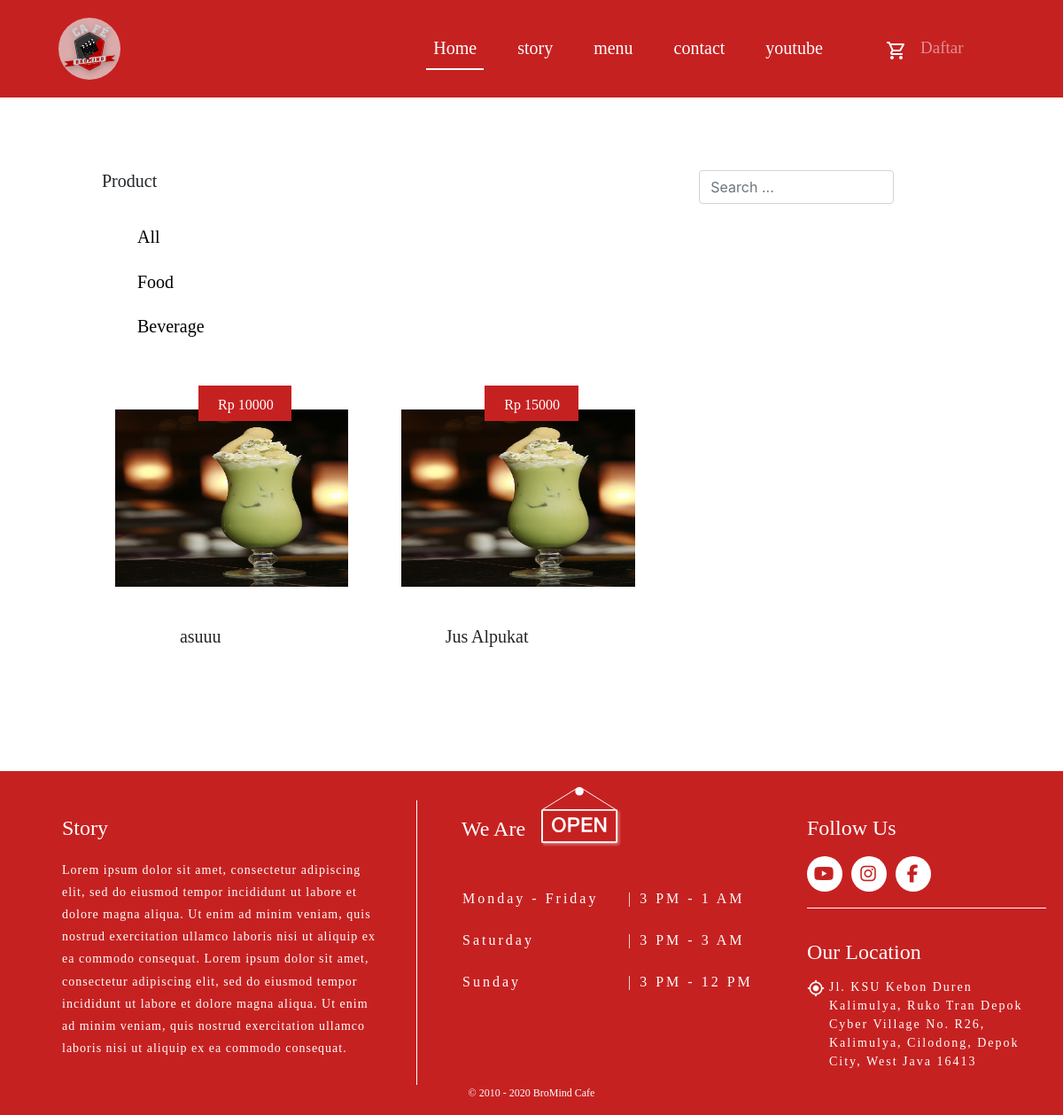
Page /index.php/landing_page/menu on the committed database.
### tables this page shows
CREATE TABLE `page` (
  `no` int(10) NOT NULL,
  `link` varchar(20) DEFAULT NULL,
  `id` varchar(50) DEFAULT NULL
);

CREATE TABLE `product` (
  `product_id` varchar(6) NOT NULL,
  `product_name` varchar(40) DEFAULT NULL,
  `product_type` varchar(20) NOT NULL,
  `description` varchar(30) DEFAULT NULL,
  `price` int(30) DEFAULT NULL,
  `product_img` varchar(40) DEFAULT NULL
);

CREATE TABLE `website` (
  `id` int(11) NOT NULL,
  `logo` varchar(128) NOT NULL,
  `head` varchar(128) NOT NULL,
  `loc_img` varchar(128) NOT NULL,
  `location` varchar(192) NOT NULL,
  `maps` varchar(128) NOT NULL,
  `fb` varchar(192) NOT NULL,
  `ig` varchar(192) NOT NULL,
  `yt` varchar(192) NOT NULL,
  `wa` varchar(192) NOT NULL,
  `senju` varchar(50) NOT NULL,
  `sabtu` varchar(50) NOT NULL,
  `weekend` varchar(50) NOT NULL
);

### application/views/bromind/index.php (called while the page is built)
<?php
require_once('asset/header.php');
if($isi){ $this->load->view($isi); }
require_once('asset/footer.php');
?>

### application/controllers/landing_page.php (called while the page is built, shortened)
<?php
class landing_page extends CI_Controller
{
	function __construct()
	{
		$this->load->model('data_bromind','bro');
		$this->load->model('Employee_model','employe');
	}
	public function menu()
	{
		$id=$this->input->get('product_id');
		$kd_user = $this->session->kd_user;
		$data['id'] = $id;
		$data['judul'] = 'Produk Kami';
		$data['isi'] = 'bromind/menu';
		$data['modal'] = 'bromind/asset/modal';
		$data['page'] = $this->bro->get('page');
		$data['website'] = $this->bro->get('website');
		$data['product'] = $this->bro->get('product');
		$data['cart'] = $this->bro->cart($kd_user);
		$data['total_cart'] = $this->bro->total_cart();
		$this->load->view('bromind/index',$data);
	}
}

### index.php (called while the page is built, shortened)
<?php
require_once BASEPATH.'core/CodeIgniter.php';

### application/models/data_bromind.php (called while the page is built, shortened)
<?php
class data_bromind extends CI_Model
{
	public function get($table = null)
	{
		return $this->db->get($table)->result();
	}
}

### application/views/bromind/asset/header.php (shortened to what this page needs)
<!DOCTYPE html>
<html lang="en">
<head>
    <link rel="stylesheet" type="text/css" href="<?= base_url('assets/');?>bootstrap-4.5.0/css/bootstrap.css">
    <link rel="stylesheet" type="text/css" href="<?= base_url('assets/');?>bromind_style/css/custom.css?v=4.0">
    <link rel="stylesheet" href="https://pro.fontawesome.com/releases/v5.10.0/css/all.css" />
    <link rel="stylesheet" href="<?= base_url('assets/');?>bootstrap-4.5.0/css/bootstrap.min.css">
</head>
<body>
    <nav class="navbar navbar-expand-lg fixed-top navbar-dark m-auto bg-dark change">
        <div class="container-fluid" style="width: 94%;">
            <a class="navbar-brand" href="#">
                <img src="<?= base_url('assets/');?>bromind_style/img/Logo Bromind Cafe.png " alt="BroMind Logo ">
            </a>
            <div class="navbar-collapse" id="main_nav">
                <ul class="navbar-nav ml-auto text-center width-100" id="list">
                    <li class="nav-item active">
                        <a href="<?= base_url();?>" class="nav-link active">Home<span class="sr-only">(current)</span></a>
                    </li>
                    <?php
                    foreach ($page as $pages) :?>
                        <li class="nav-item">
                            <a href="<?= base_url('landing_page/'.$pages->link);?>" target="<?php if($pages->link == 'yt'){ echo 'blank';} else { echo '';};?>" class="nav-link active"><?= $pages->id;?><span class="sr-only">(current)</span></a>
                        </li>
                    <?php endforeach; ?>
                </ul>
                <ul class="navbar-nav cart_language" id="cart-lang">
                    <li class="nav-item d-none d-lg-block">
                        <a href="#" class="nav-link" data-toggle="modal" data-target="#shopping-cart">
                            <img src="<?= base_url('assets/');?>bromind_style/img/icons/shopping_cart.svg" alt="My Cart">
                        </a>
                    </li>
                    <li class="nav-item dropdown no-arrow">
                        <?php if($this->session->role_id == 3) {?>
                            <!-- <a class="nav-link dropdown-toggle" href="#" id="customerDropdown" role="button" data-toggle="dropdown" aria-haspopup="true" aria-expanded="false"><span class="mr-2 d-none d-lg-inline small">nama</span>
                            </a> -->
                            <a href="<?= base_url('auth/logout');?>">Log Out</a>
                            <?php
                            } else { ?>
                                <a href="<?= base_url('auth/registration');?>" class="nav-link">Daftar</a> <?php
                            }
                        ?>
                    </li>
                </ul>
            </div>
        </div>
    </nav>

### application/views/bromind/menu.php (shortened to what this page needs)
<section class="jumbotron jumbotron-fluid bg-transparent" id="Produk">
	<div class="container col-10 shopping-cart">
		<div class="row margin-top">
			<div class="col-4">
				<h5>Product</h5>
			</div>
			<div class="col-8 col-xl-3">
				<input type="text" name="cari" id="search" class="form-control search" placeholder="Search ...">
			</div>
			<div class="col-xl-12 mt-3" id="type">
		    	<ul>
		    		<li>
		    			<a href="<?= base_url('landing_page/menu');?>">
		    				<h5>All</h5>
		    			</a>
		    		</li>
		    		<li>
		    			<a href="<?= base_url('landing_page/food');?>">
		    				<h5>Food</h5>
		    			</a>
		    		</li>
		    		<li>
		    			<a href="<?= base_url('landing_page/beverage');?>">
		    				<h5>Beverage</h5>
		    			</a>
		    		</li>
		    	</ul>
		    </div>
		    <div class="row col-xl-12" id="all-product">
		    	<?php
			    	foreach($product as $p) :?>
						<div class="form-group col-12 col-xl-4 col-md-6 mt-5 daftar-menu">
							<div class="col-xl-12 col-md-12 col-12 produk">
								<div class="harga"><h5 class="text-center mt-1 text-white">Rp <?= $p->price;?></h5></div>
								<div class="image-prduk margin-auto">
									<a href="#" data-toggle="modal" data-target="#singleOrder<?= $p->product_id;?>">
										<img src="<?= base_url('assets/');?>bromind_style/img-product/<?= $p->product_img;?>" class="w-100">
									</a>
									<div class="card-body mt-4 col-12 text-center col-md-12 col-xl-10" id="name_produk">
										<h3 class="noto-sans6"><?= $p->product_name;?></h3>
									</div>
								</div>
							</div>
						</div>
					<?php endforeach;
				?>
			</div>
		</div>
	</div>
</section>

### application/views/bromind/asset/footer.php (shortened to what this page needs)
<footer>
    <div class="row">
        <div class="col-sm-8 col-lg-4" id="story">
            <h4>Story</h4>
            <p>Lorem ipsum dolor sit amet, consectetur adipiscing elit, sed do eiusmod tempor incididunt ut labore et dolore magna aliqua. Ut enim ad minim veniam, quis nostrud exercitation ullamco laboris nisi ut aliquip ex ea commodo consequat. Lorem
                ipsum dolor sit amet, consectetur adipiscing elit, sed do eiusmod tempor incididunt ut labore et dolore magna aliqua. Ut enim ad minim veniam, quis nostrud exercitation ullamco laboris nisi ut aliquip ex ea commodo consequat.</p>
        </div>
        <div class="col-sm-12 col-lg-4" id="open">
            <h4>We Are</h4>
            <img src="<?= base_url('assets/');?>bromind_style/img/OPEN.svg" alt="OPEN">
            <table>
                <tr>
                    <td>Monday - Friday</td>
                    <td id="space"></td>
                    <td>| <?= $website[0]->senju;?></td>
                </tr>
                <tr>
                    <td>Saturday</td>
                    <td id="space"></td>
                    <td>| <?= $website[0]->sabtu;?></td>
                </tr>
                <tr>
                    <td>Sunday</td>
                    <td id="space"></td>
                    <td>| <?= $website[0]->weekend;?></td>
                </tr>
            </table>
        </div>
        <div class="col-sm-12 col-lg-3" id="floc">
            <div id="foll">
                <h4>Follow Us</h4>
                <ul>
                    <li>
                        <a href="<?= $website[0]->yt;?>" target="blank">
                            <div id="swhite" class="text-center">
                                <i class="fab fa-youtube align-bottom"></i>
                            </div>
                        </a>
                    </li>
                    <li>
                        <a href="<?= $website[0]->ig;?>" target="blank">
                            <div id="swhite" class="text-center">
                                <i class="fab fa-instagram align-bottom"></i>
                            </div>
                        </a>
                    </li>
                    <li>
                        <a href="<?= $website[0]->fb;?>" target="blank">
                            <div id="swhite" class="text-center">
                                <i class="fab fa-facebook-f align-bottom"></i>
                            </div>
                        </a>
                    </li>
                </ul>
            </div>
            <div id="loc">
                <h4>Our Location</h4>
                <ul>
                    <li>
                        <img src="<?= base_url('assets/');?>bromind_style/img/icons/my_location.png" alt="loc">
                    </li>
                    <li>
                        <a href="<?= $website[0]->maps;?>" target="blank">
                            <?= $website[0]->location;?>
                        </a>
                    </li>
                </ul>
            </div>
        </div>
        <div class="col-sm-12 mx-auto text-center" id="copyright">&copy; 2010 - 2020 BroMind Cafe</div>
    </div>
</footer>
</body>
</html>

### assets/bromind_style/css/style.css (style rules this page uses)
* { transition: all; transition-duration: 0.2s; margin: 0px; }
h1,h2,h3,h4,h5,h6 { font-family: "HelveticaNeueLTStd-Light"; }
body { font-family: "HelveticaNeueLTStd-Light"; }
#type ul { display: ruby-base-container; }
#type li { display: block; padding: 1%; margin-left: -1%; }
#type h5 { color: black; }
.harga { width: 40%; height: 40px; background-color: #C62121; position: absolute; top: -9%; left: 55.5%; }
.navbar { font-family: "HelveticaNeueLTStd-Roman"; font-size: 20px; height: 101px; padding: 0 85px; background-color: #C62121 !important; }
.navbar-brand { width: 71px; height: 71px; background-color: #DBABAB !important; border-radius: 50%; }
.navbar-brand img { width: 57px; filter: drop-shadow(1px 2px 3px rgba(0, 0, 0, 25%)); position: absolute; margin: 2px 0 0 6px; }
.navbar-nav .nav-item.active, .navbar-nav#list .nav-item:hover { color: white; transition: 0.25s; border-bottom: 2px solid white; }
footer { position: relative; height: 100%; background-color: #C62121; }
footer .row { width: 100%; padding: 0; margin: 0 auto; }
footer h4 { font-family: "HelveticaNeueLTStd-Med"; font-size: 24px; }
footer #story, footer #open, footer #foll, footer #loc, footer #loc a, footer #copyright { color: white; }
footer #story { margin-top: 50px; margin-left: 60px; margin-right: 30px; }
#story h4 { margin-bottom: 22px; }
#story p { font-family: "HelveticaNeueLTStd-Roman"; font-size: 14px; letter-spacing: 2px; line-height: 180%; }
#open { height: 314px; padding-left: 60px; margin-top: 33px !important; border-left: 1px solid white; }
#open img { width: 90px; position: absolute; top: -14px; left: 148px; }
#open table { margin-top: 40px; }
#open td { font-family: "HelveticaNeueLTStd-Roman"; font-size: 16px; letter-spacing: 3px; line-height: 45px; }
#open #space { width: 15px; }
#open h4 { margin-top: 17px; }
footer #foll { margin-top: 56px; }
#loc h4 { margin-bottom: 15px; }
#foll ul { list-style: none; display: inline-flex; padding: 0; margin: 0; }
#foll #swhite { font-size: 20px; color: #C62121; background-color: white; width: 40px; height: 40px; border-radius: 50%; }
footer ul { font-family: "HelveticaNeueLTStd-Roman"; font-size: 14px; letter-spacing: 2px; list-style: none; display: flex; padding: 0; }
footer a, footer a:focus, footer a:hover { text-decoration: none; }
#copyright { font-family: "HelveticaLTStd-Roman"; font-size: 14px; margin-bottom: 12px; }

### application/views/bromind/asset/header.php (style rules this page uses)
#story h2, #story .isi, #story_page, .harga, #name_produk h3, .gopay, .ovo, #location h3, .navbar #list, .navbar #cart-lang, #foll h4, #loc h4 { font-family: "HelveticaNeueLTStd-Light"; }

### rows in the picture
page: id "story"
page: id "menu"
page: id "contact"
page: id "youtube"
product: price "10000", product_img (picture), product_name "asuuu"
product: price "15000", product_img (picture), product_name "Jus Alpukat"
website: senju "3 PM - 1 AM", sabtu "3 PM - 3 AM", weekend "3 PM - 12 PM", location "Jl. KSU Kebon Duren Kalimulya, Ruko Tran Depok Cyber Village No. R26, Kalimulya, Cilodong, Depok City, West Java 16413"
